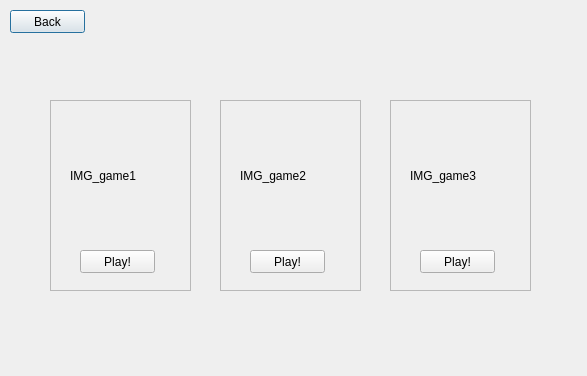
<?xml version="1.0" encoding="UTF-8"?>
<ui version="4.0">
 <class>Dialog</class>
 <widget class="QDialog" name="Dialog">
  <property name="geometry">
   <rect>
    <x>0</x>
    <y>0</y>
    <width>587</width>
    <height>376</height>
   </rect>
  </property>
  <property name="windowTitle">
   <string>Dialog</string>
  </property>
  <widget class="QPushButton" name="btn_back">
   <property name="geometry">
    <rect>
     <x>10</x>
     <y>10</y>
     <width>75</width>
     <height>23</height>
    </rect>
   </property>
   <property name="text">
    <string>Back</string>
   </property>
  </widget>
  <widget class="QFrame" name="frame">
   <property name="geometry">
    <rect>
     <x>50</x>
     <y>100</y>
     <width>141</width>
     <height>191</height>
    </rect>
   </property>
   <property name="frameShape">
    <enum>QFrame::StyledPanel</enum>
   </property>
   <property name="frameShadow">
    <enum>QFrame::Raised</enum>
   </property>
   <widget class="QLabel" name="label_game1">
    <property name="geometry">
     <rect>
      <x>20</x>
      <y>10</y>
      <width>111</width>
      <height>131</height>
     </rect>
    </property>
    <property name="text">
     <string>IMG_game1</string>
    </property>
   </widget>
   <widget class="QPushButton" name="btn_game1">
    <property name="geometry">
     <rect>
      <x>30</x>
      <y>150</y>
      <width>75</width>
      <height>23</height>
     </rect>
    </property>
    <property name="text">
     <string>Play!</string>
    </property>
   </widget>
  </widget>
  <widget class="QFrame" name="frame_2">
   <property name="geometry">
    <rect>
     <x>220</x>
     <y>100</y>
     <width>141</width>
     <height>191</height>
    </rect>
   </property>
   <property name="frameShape">
    <enum>QFrame::StyledPanel</enum>
   </property>
   <property name="frameShadow">
    <enum>QFrame::Raised</enum>
   </property>
   <widget class="QLabel" name="label_game2">
    <property name="geometry">
     <rect>
      <x>20</x>
      <y>10</y>
      <width>111</width>
      <height>131</height>
     </rect>
    </property>
    <property name="text">
     <string>IMG_game2</string>
    </property>
   </widget>
   <widget class="QPushButton" name="btn_game2">
    <property name="geometry">
     <rect>
      <x>30</x>
      <y>150</y>
      <width>75</width>
      <height>23</height>
     </rect>
    </property>
    <property name="text">
     <string>Play!</string>
    </property>
   </widget>
  </widget>
  <widget class="QFrame" name="frame_3">
   <property name="geometry">
    <rect>
     <x>390</x>
     <y>100</y>
     <width>141</width>
     <height>191</height>
    </rect>
   </property>
   <property name="frameShape">
    <enum>QFrame::StyledPanel</enum>
   </property>
   <property name="frameShadow">
    <enum>QFrame::Raised</enum>
   </property>
   <widget class="QLabel" name="label_game3">
    <property name="geometry">
     <rect>
      <x>20</x>
      <y>10</y>
      <width>111</width>
      <height>131</height>
     </rect>
    </property>
    <property name="text">
     <string>IMG_game3</string>
    </property>
   </widget>
   <widget class="QPushButton" name="btn_game3">
    <property name="geometry">
     <rect>
      <x>30</x>
      <y>150</y>
      <width>75</width>
      <height>23</height>
     </rect>
    </property>
    <property name="text">
     <string>Play!</string>
    </property>
   </widget>
  </widget>
 </widget>
 <resources/>
 <connections/>
</ui>
